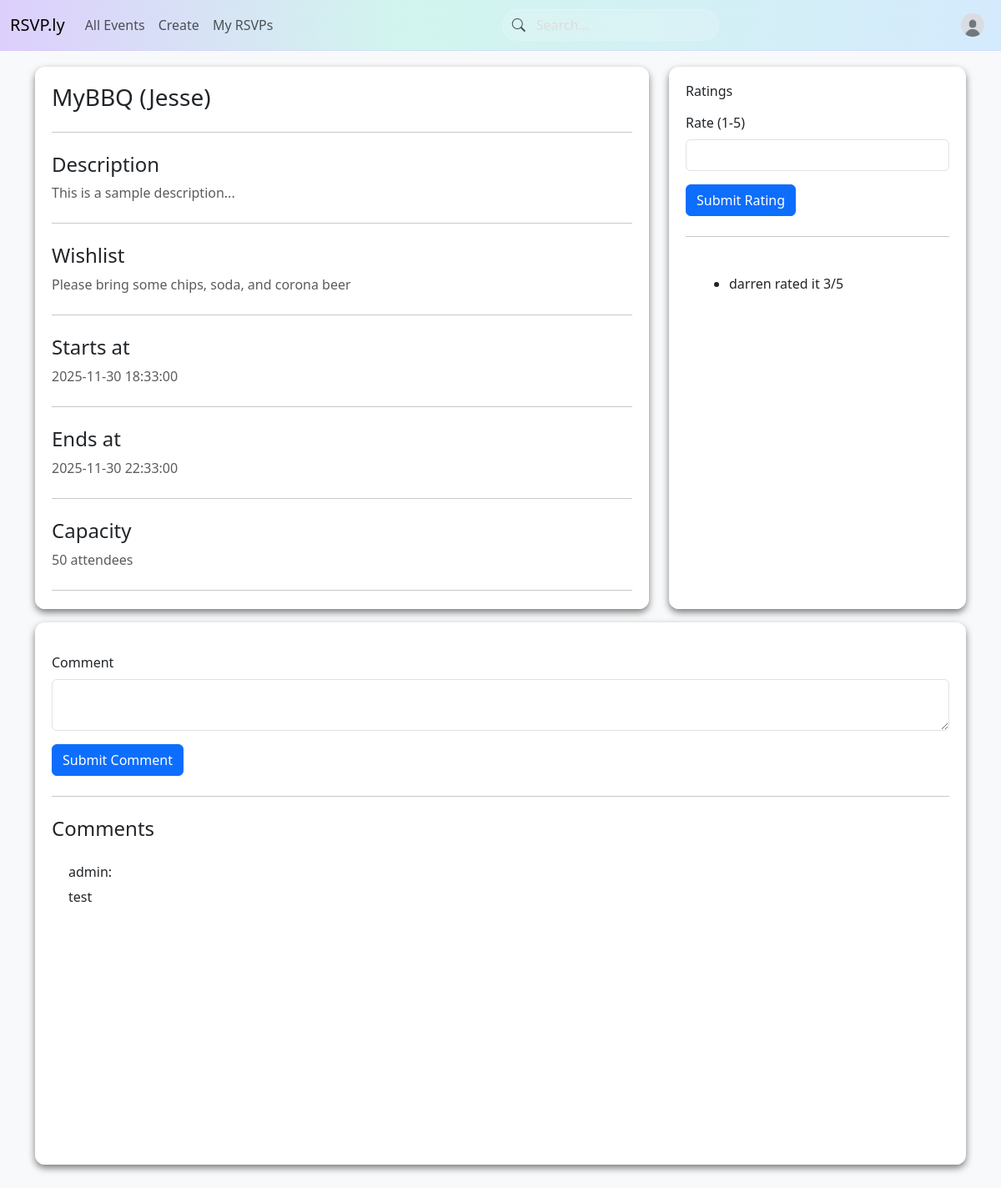
Page /event/1 (signed in) on the earlier database version.
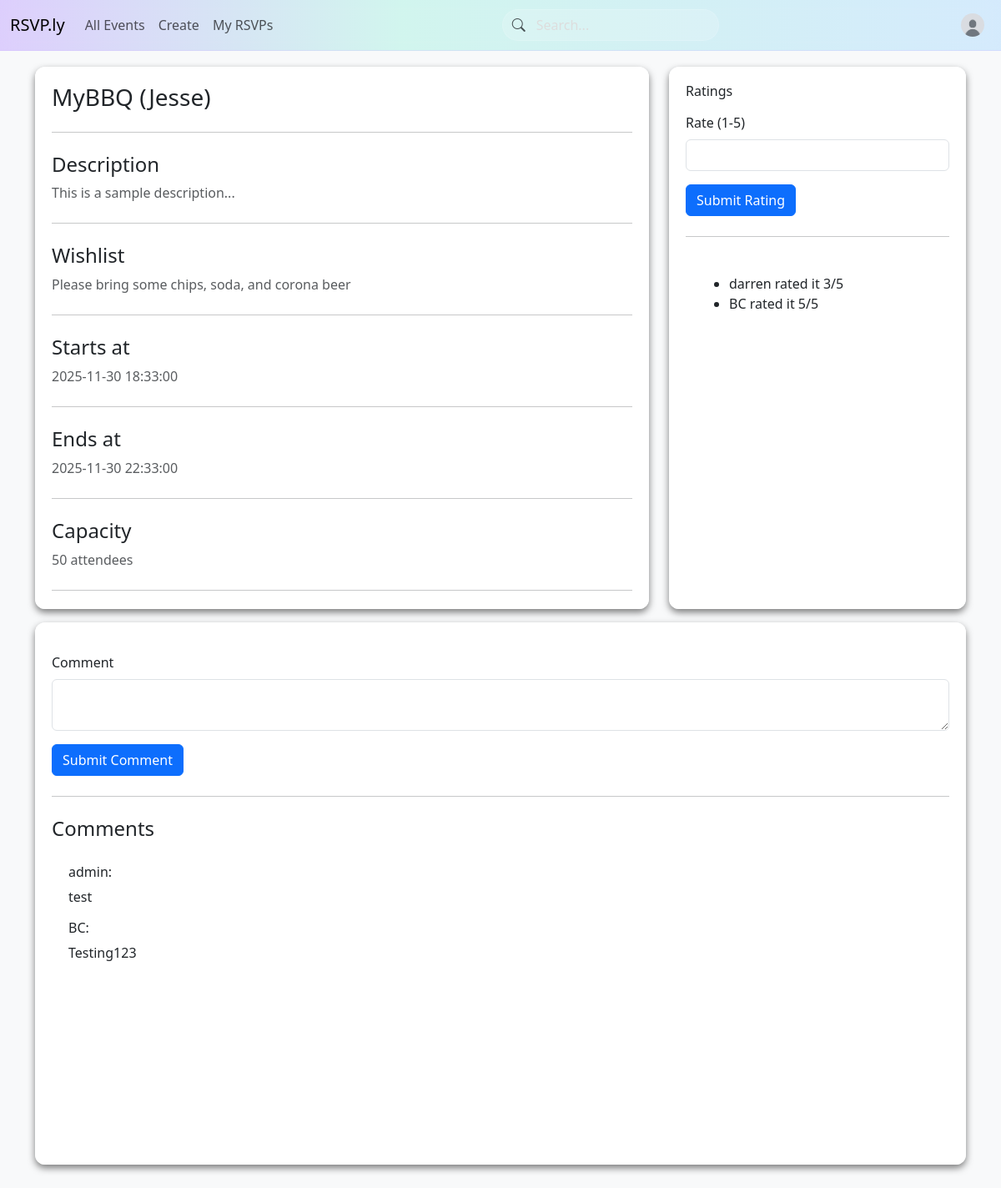
Same page on the later database version.
### app/models.py (models this page shows, shortened)
class TimestampMixin:
    created_at: Mapped[datetime] = mapped_column(
        DateTime(timezone=True), server_default=func.now(), nullable=False
    )
    updated_at: Mapped[datetime] = mapped_column(
        DateTime(timezone=True), server_default=func.now(),
        onupdate=func.now(), nullable=False
    )

class Event(db.Model, TimestampMixin):
    __tablename__ = "events"
    __table_args__ = (
        CheckConstraint("ends_at > starts_at", name="chk_event_time"),
        Index("idx_events_starts_at", "starts_at"),
        Index("idx_events_organizer", "organizer_id"),
    )
    id: Mapped[int] = mapped_column(primary_key=True)
    title: Mapped[str] = mapped_column(String(255), nullable=False)
    description: Mapped[str | None] = mapped_column(Text)
    wishlist: Mapped[str | None] = mapped_column(Text)
    starts_at: Mapped[datetime] = mapped_column(DateTime(timezone=True), nullable=False)
    ends_at: Mapped[datetime] = mapped_column(DateTime(timezone=True), nullable=False)
    capacity: Mapped[int | None] = mapped_column(Integer)  # NULL = unlimited
    is_public: Mapped[bool] = mapped_column(Boolean, server_default=text("true"), nullable=False)
    address_line1: Mapped[str | None] = mapped_column(String(255))
    address_line2: Mapped[str | None] = mapped_column(String(255))
    organizer_id: Mapped[int] = mapped_column(
        ForeignKey("users.id", ondelete="RESTRICT"), nullable=False
    )
    organizer: Mapped[User] = relationship(back_populates="organized_events")
    categories: Mapped[list[Category]] = relationship(
        secondary=event_categories, back_populates="events"
    )
    rsvps: Mapped[list["Rsvp"]] = relationship(
        back_populates="event", cascade="all, delete-orphan"
    )
    comments: Mapped[list["EventComment"]] = relationship(
        back_populates="event", cascade="all, delete-orphan"
    )
    ratings: Mapped[list["Rating"]] = relationship(
        back_populates="event", cascade="all, delete-orphan"
    )
    @hybrid_property
    def seats_taken(self) -> int:
        """Counts the number of occupied seats (1 per going RSVP + guests)."""
        return sum(
            (1 + r.guests_count) for r in self.rsvps if r.status == RsvpStatus.going
        )

class Rating(db.Model):
    __tablename__ = "ratings"
    __table_args__ = (
        UniqueConstraint("user_id", "event_id", name="uq_ratings_user_event"),
        CheckConstraint("score >= 1 AND score <= 5", name="chk_rating_score"),
        Index("idx_ratings_event", "event_id"),
        Index("idx_ratings_user", "user_id"),
    )
    id: Mapped[int] = mapped_column(primary_key=True)
    event_id: Mapped[int] = mapped_column(ForeignKey("events.id", ondelete="CASCADE"), nullable=False)
    user_id: Mapped[int] = mapped_column(ForeignKey("users.id", ondelete="CASCADE"), nullable=False)
    score: Mapped[int] = mapped_column(Integer, nullable=False)
    created_at: Mapped[datetime] = mapped_column(DateTime(timezone=True), server_default=func.now(), nullable=False)
    event: Mapped[Event] = relationship(back_populates="ratings")
    user: Mapped[User] = relationship(back_populates="ratings")

class User(db.Model, UserMixin, TimestampMixin):
    __tablename__ = "users"
    id: Mapped[int] = mapped_column(primary_key=True)
    email: Mapped[str] = mapped_column(String(255), unique=True, nullable=False)
    username: Mapped[str | None] = mapped_column(String(50), unique=True)
    full_name: Mapped[str | None] = mapped_column(String(255))
    avatar_url: Mapped[str | None] = mapped_column(Text)
    password_hash: Mapped[str] = mapped_column(String(255), nullable=False)
    organized_events: Mapped[list["Event"]] = relationship(
        back_populates="organizer", cascade="all, delete-orphan"
    )
    rsvps: Mapped[list["Rsvp"]] = relationship(back_populates="user", cascade="all, delete-orphan")
    comments: Mapped[list["EventComment"]] = relationship(
        back_populates="user", cascade="all, delete-orphan"
    )
    ratings: Mapped[list["Rating"]] = relationship(
        back_populates="user", cascade="all, delete-orphan"
    )

class EventComment(db.Model):
    __tablename__ = "event_comments"
    id: Mapped[int] = mapped_column(primary_key=True)
    event_id: Mapped[int] = mapped_column(ForeignKey("events.id", ondelete="CASCADE"), nullable=False)
    user_id: Mapped[int] = mapped_column(ForeignKey("users.id", ondelete="CASCADE"), nullable=False)
    body: Mapped[str] = mapped_column(Text, nullable=False)
    created_at: Mapped[datetime] = mapped_column(DateTime(timezone=True), server_default=func.now(), nullable=False)
    event: Mapped[Event] = relationship(back_populates="comments")
    user: Mapped[User] = relationship(back_populates="comments")

### app/routes.py (the view, shortened to what this page needs)
@myapp_obj.route("/event/<int:integer>", methods=['GET', 'POST'])
@login_required
def return_event(integer):
    event = Event.query.get(integer) # get event number
    if event is None:
        print("event not found") #prints to terminal
        return ""
    if current_user:
        rsvp = Rsvp.query.filter_by(
            user_id=current_user.id,
            event_id=event.id
        ).first()
    comment_form = CommentForm() # create comment form
    rating_form = RatingForm() # create rating form
    if comment_form.validate_on_submit() and comment_form.submit.data:
            new_comment = EventComment(event_id=event.id, user_id=current_user.id, body=comment_form.comment.data)
            db.session.add(new_comment)
            db.session.commit()
            return redirect(request.path)
    comments = event.comments
    return render_template("return_ev.html", event=event, comment_form=comment_form, rating_form=rating_form, comments=comments, rsvp=rsvp)

### app/forms.py
class CommentForm(FlaskForm):
    comment = TextAreaField('Comment', validators=[validators.DataRequired()])
    submit =  SubmitField("Submit Comment")

class RatingForm(FlaskForm):
    score = IntegerField('Rate (1-5)', validators=[validators.DataRequired(), NumberRange(min=1, max=5)])
    submit = SubmitField("Submit Rating")

### app/models.py (called while the page is built)
@login_manager.user_loader
def load_user(user_id):
        return User.query.get(int(user_id))

### app/templates/return_ev.html (shortened to what this page needs)
{% extends "layout.html" %}
{% block content %}
<div class="row">
    <div class="col-md-8 mb-3">
        <div class="scrollable-container">
            <h3>{{ event.title }}</h3>
            <hr class="my-4">
            <h4>Description</h4>
            <p class="text-muted">
                {{ event.description }}
            </p>
            <hr class="my-4">
            <h4>Wishlist</h4>
            <p class="text-muted">
                {% if event.wishlist %}
                {{ event.wishlist }}
                {% else %}
                    —
                {% endif %}
</p>
            <hr class="my-4">
            <h4>Starts at</h4>
            <p class="text-muted">
                {{ event.starts_at }}
            </p>
            <hr class="my-4">
            <h4>Ends at</h4>
            <p class="text-muted">
                {{ event.ends_at }}
            </p>
            <hr class="my-4">
            <h4>Capacity</h4>
            <p class="text-muted">
                {% if event.capacity %}
                    {{ event.capacity }} attendees
                {% else %}
                    Unlimited
                {% endif %}
            </p>
            <hr class="my-4">
        </div>
    </div>
    <div class="col-md-4 mb-3">
        <div class="scrollable-container">
            <h6>Ratings</h6>
            <form action="" method="POST">
                <p>
                    <div class="form-group">
                        {{ rating_form.score.label(class="form-label") }}
                        {{ rating_form.score(class="form-control", id="titleRatingInput", min=1, max=5) }}
                    </div>
                </p>
                <p>
                    <div class="form-group">
                        {{ rating_form.submit(class="btn btn-primary") }}
                    </div>
                </p>
            </form>
            <hr class="my-4">
            <div class="scrollable-container" style="box-shadow: 0 0px 0px rgba(0, 0, 0, 0.0)">
                <ul>
                    {% for r in event.ratings %}
                        <li>{{ r.user.username }} rated it {{ r.score }}/5</li>
                    {% endfor %}
                </ul>
            </div>
        </div>
    </div>
    <div class="col-md-12 mb-3">
        <div class="scrollable-container">
            <form action="" method="POST">
                <p>
                    <div class="form-group">
                        {{ comment_form.comment.label(class="form-label") }}
                        {{ comment_form.comment(class="form-control", id="commentInput") }}
                    </div>
                </p>
                <p>
                    <div class="form-group">
                        {{ comment_form.submit(class="btn btn-primary") }}
                    </div>
                </p>
            </form>
            <hr class="my-4">
            <h4>Comments</h4>
            <div class="scrollable-container" style="box-shadow: 0 0px 0px rgba(0, 0, 0, 0.0)">
                {% for c in event.comments %}
                    <h6>{{ c.user.username }}:</h6>
                    <p>{{ c.body }}</p>
                {% endfor %}
            </div>
        </div>
    </div>
</div>
{% endblock %}

### app/templates/layout.html (shortened to what this page needs)
<!doctype html>
<html lang="en" data-bs-theme="light">
  <head>
    <link href="https://cdn.jsdelivr.net/npm/bootstrap@5.3.6/dist/css/bootstrap.min.css" rel="stylesheet">
    <link rel="stylesheet" href="https://cdn.jsdelivr.net/npm/bootstrap-icons@1.11.1/font/bootstrap-icons.css">
  </head>
  <body>
{% block navbar %}
<nav class="navbar navbar-expand-lg fixed-top pastel-navbar">
  <div class="container-fluid">
    <a class="navbar-brand" href="/">RSVP.ly</a>
    <div class="collapse navbar-collapse" id="navbarSupportedContent">
      <ul class="navbar-nav me-auto mb-2 mb-lg-0">
        <li class="nav-item">
          <a class="nav-link{% if request.path.startswith('/events') %} active{% endif %}"
             href="/events">All Events</a>
        </li>
        <li class="nav-item">
          <a class="nav-link{% if request.path.startswith('/event/new') %} active{% endif %}"
             href="/event/new">Create</a>
        </li>
        {% if current_user and current_user.is_authenticated %}
        <li class="nav-item">
          <a class="nav-link{% if request.path.startswith('/rsvps') %} active{% endif %}"
             href="/rsvps">My RSVPs</a>
        </li>
        {% endif %}
      </ul>
      <form class="d-flex me-3" action="{{ url_for('search_events') }}" method="GET">
          <div class="search-icon-wrapper">
              <i class="bi bi-search search-icon"></i>
              <input
                  type="search"
                  name="query"
                  class="form-control search-bar"
                  placeholder="Search..."
                  aria-label="Search">
          </div>
      </form>
      <ul class="navbar-nav ms-auto mb-2 mb-lg-0">
        {% if current_user and current_user.is_authenticated %}
          <li class="nav-item dropdown">
            <a class="nav-link d-flex align-items-center gap-2" href="#" id="accountMenu"
               role="button" data-bs-toggle="dropdown" aria-expanded="false">
              <img src="/static/images/default_pfp.jpg" alt="Profile"
                   class="rounded-circle" style="width:28px;height:28px;object-fit:cover;">
            </a>
          </li>
        {% else %}
          <li class="nav-item">
            <a class="nav-link" href="/login">Log in</a>
          </li>
        {% endif %}
      </ul>
    </div>
  </div>
</nav>
{% endblock %}
  <div class="container mt-4">
      {% block content %}{% endblock %}
  </div>
  </body>
</html>

### app/templates/return_ev.html (style rules this page uses)
html, body { background-color: var(--bs-tertiary-bg); }
.scrollable-container { background-color: var(--bs-body-bg); padding: 20px; border-radius: 12px; box-shadow: 0 4px 8px rgba(0, 0, 0, 0.5); height: 650px; overflow-y: auto; }

Differences in the rows shown:
added Rating: user.username "BC", score "5"
added EventComment: user.username "BC", body "Testing123"
